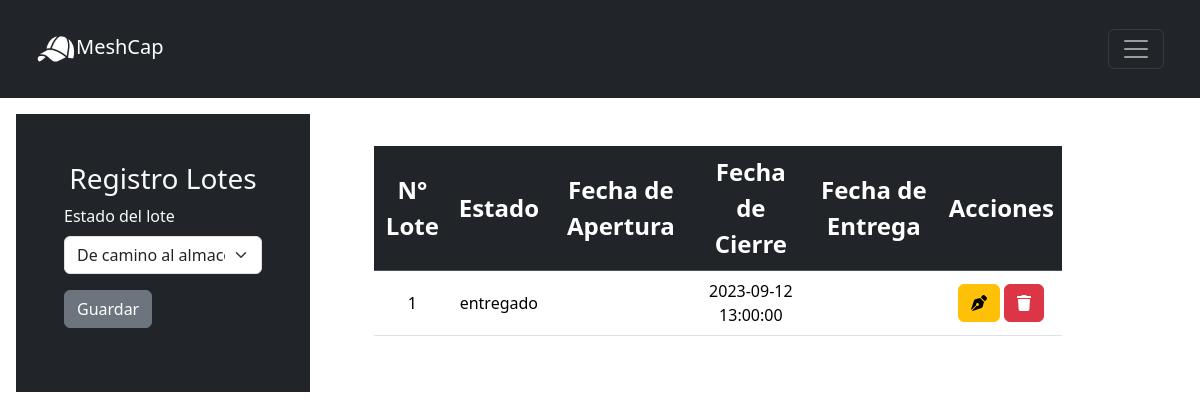
Before: /src/VISTA/crudLotes.php with the older database file.
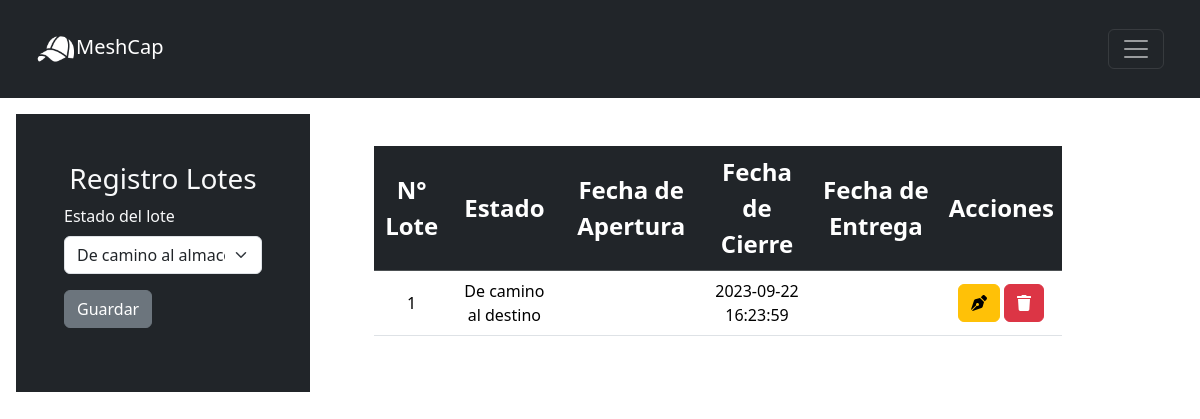
After: the same page with the newer database file.
### tables this page shows
CREATE TABLE `lote` (
  `id_lote` int(11) NOT NULL,
  `estado` varchar(255) DEFAULT NULL,
  `fecha_cierre` timestamp NOT NULL DEFAULT current_timestamp() ON UPDATE current_timestamp(),
  `fecha_abierto` timestamp NOT NULL DEFAULT '0000-00-00 00:00:00'
);

### src/VISTA/crudLotes.php (the view, shortened to what this page needs)
<?php require('../MODELO/db.php'); ?>
<!DOCTYPE html>
<html lang="en">
<head>
    <link rel="stylesheet" href ="../CSS/stylesCrudPaquetes.css">
    <link href="https://cdn.jsdelivr.net/npm/bootstrap@5.3.2/dist/css/bootstrap.min.css" rel="stylesheet">
</head>
<body>
<nav class="navbar navbar-dark bg-dark p-4 ">
    <div class="container-fluid">
      <a class="navbar-brand" href="../VISTA/index.html" id="logo"><img src="../IMAGES/gorraBlanca.png" alt="">MeshCap</a>
        <button class="navbar-toggler" type="button" data-bs-toggle="offcanvas" data-bs-target="#offcanvasDarkNavbar" aria-controls="offcanvasDarkNavbar" aria-label="Toggle navigation">
          <span class="navbar-toggler-icon"></span>
        </button>
  </div>
</nav>
<div class="container-fluid row" $id="container-total">
      <form action="../CONTROLADOR/saveCruds.php" method="POST" class="col-3 p-5 m-3 bg-dark text-light">
        <div class="mb-3">
          <h3 class ="text-light text-center">Registro Lotes</h3>
            <label for="exampleInputEmail1" class="form-label">Estado del lote</label>
              <select class="form-select mb-3" aria-label="Default select example" name="estado_lote">
                <option value="De Camino al Almacen">De camino al almacen</option>
              </select>
              <button type="submit" class="btn btn-secondary " name="guardar_lote">Guardar</button>
      </form>
</div>
      <div class="col-8 p-5 text-center">
          <div style="max-height: 600px; overflow-y: auto;">
              <table class="table col-8">
              <thead class="table-dark fs-4">
                  <tr class="align-middle">
                    <th scope="col">N° Lote</th>
                    <th scope="col">Estado</th>
                    <th scope="col">Fecha de Apertura</th>
                    <th scope="col">Fecha de Cierre</th>
                    <th scope="col">Fecha de Entrega</th>
                    <th scope="col">Acciones</th>
                  </tr>
              </thead>
              <tbody>
              <tbody>
                    <?php
                    $query = "SELECT * FROM lote";
                    $lote = mysqli_query($conn,$query);
                    while($fila = mysqli_fetch_array($lote)){ ?>
                            <tr class="align-middle">
                                <td><?php echo $fila['id_lote']?></td>
                                <td><?php echo $fila['estado']?></td>
                                <td><?php echo $fila['fecha_apertura']?></td>
                                <td><?php echo $fila['fecha_cierre']?></td>
                                <td><?php echo $fila['fecha_entrega']?></td>
                                <td>
                                  <a href="../CONTROLADOR/editLotes.php?id_lote=<?php echo $fila['id_lote']; ?>" class="btn btn-small btn-warning"><i class="fas fa-pen-nib"></i></a>
                                  <a href="../CONTROLADOR/deleteCruds.php?id_lote=<?php echo $fila['id_lote']; ?>" class="btn btn-small btn-danger"><i class="fas fa-trash"></i></a>
                                </td>
                            </tr>
                    <?php } ?>
                </tbody>
            </table>
          </div>
    </div>
</body>
</html>

### src/CSS/stylesCrudPaquetes.css (style rules this page uses)
#logo img { height: 40px; }

Changed rows visible on the page:
changed lote id 1: estado "entregado" → "De camino al destino"; fecha_cierre "2023-09-12 13:00:00" → "2023-09-22 16:23:59"
